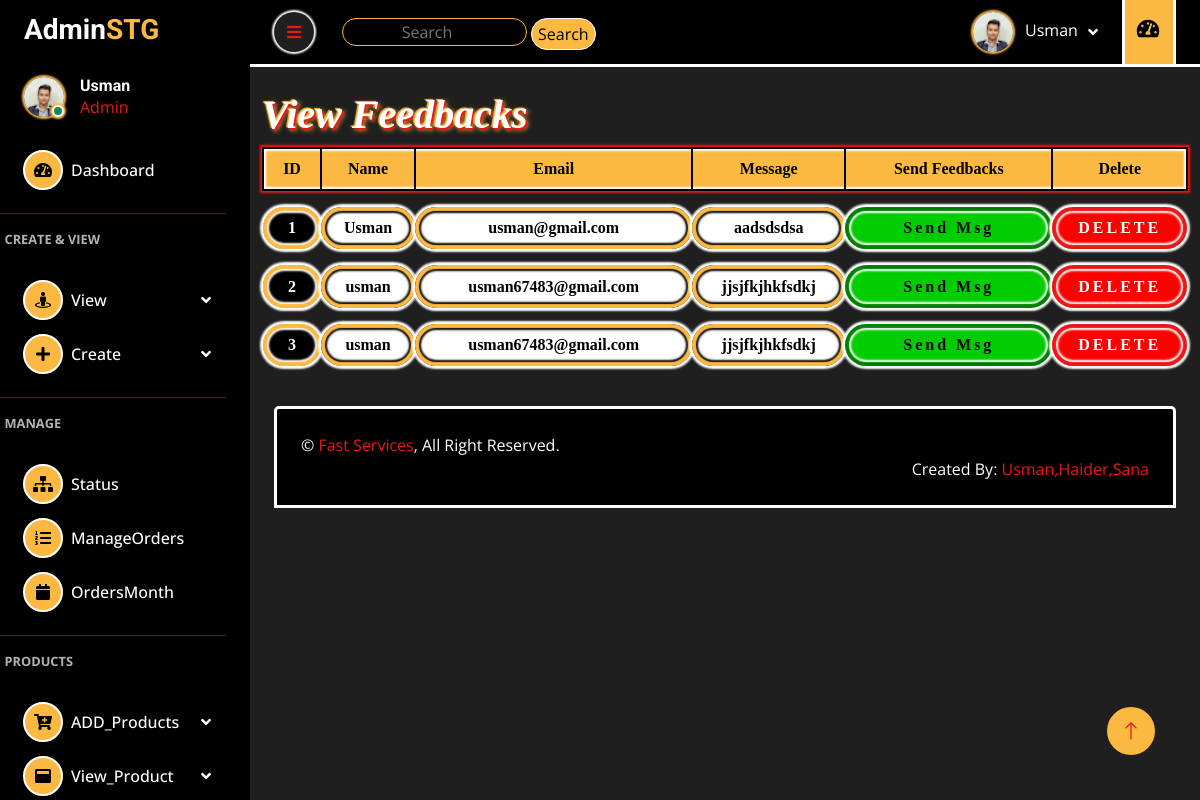
The page /admin/vfeed.php (signed in) on the database its author committed.
### tables this page shows
CREATE TABLE `feedback` (
  `id` int(255) NOT NULL,
  `name` varchar(255) NOT NULL,
  `email` varchar(255) NOT NULL,
  `message` varchar(255) NOT NULL
);

### admin/vfeed.php (the view, shortened to what this page needs)
<?php
include '../connection.php';
$query2='SELECT * FROM `feedback`';
$con2=mysqli_query($connect,$query2);
?>
<!DOCTYPE html>
<html lang="en">
<head>
<?php
echo '
    <link rel="preconnect" href="https://fonts.googleapis.com">
    <link rel="preconnect" href="https://fonts.gstatic.com" crossorigin>
    <link href="https://fonts.googleapis.com/css2?family=Open+Sans:wght@400;600&family=Roboto:wght@500;700&display=swap" rel="stylesheet">
    <link href="https://cdnjs.cloudflare.com/ajax/libs/font-awesome/5.10.0/css/all.min.css" rel="stylesheet">
    <link href="https://cdn.jsdelivr.net/npm/bootstrap-icons@1.4.1/font/bootstrap-icons.css" rel="stylesheet">
    <link href="lib/owlcarousel/assets/owl.carousel.min.css" rel="stylesheet">
    <link href="lib/tempusdominus/css/tempusdominus-bootstrap-4.min.css" rel="stylesheet" />
    <link href="css/bootstrap.min.css" rel="stylesheet">
    <link href="css/style.css" rel="stylesheet">
    '
    ?>
</head>
<body>
    <div class="container-fluid position-relative d-flex p-0">
        <div class="sidebar pe-4 pb-3">
            <nav class="navbar">
                <a href="index.php" class="navbar-brand mx-4 mb-3">
                    <h3 class="h3"><span class="name">Admin</span>STG</h3>
                </a>
                <div class="d-flex align-items-center ms-4 mb-4">
                    <div class="position-relative">
                        <img class="rounded-circle" src="../image/<?php echo $_SESSION['aimage'] ?>" alt="" style="width: 40px; height: 40px;">
                        <div class="bg-success rounded-circle border border-2 border-white position-absolute end-0 bottom-0 p-1"></div>
                    </div>
                    <div class="ms-3">
                        <h6 class="mb-0"><?php echo $_SESSION['aname'] ?></h6>
                        <span>Admin</span>
                    </div>
                </div>
                <div class="navbar-nav w-100">
                    <a href="index.php" class="nav-item nav-link"><i class="fa fa-tachometer-alt me-2"></i>Dashboard</a>
                    <hr>
                   <span style="margin-left:2%;font-weight:bolder;opacity:70%; color:white;font-size:80%">CREATE & VIEW</span>
                   <br>
                    <div class="nav-item dropdown">
                        <a href="#" class="nav-link dropdown-toggle" data-bs-toggle="dropdown"><i class="fa fa-street-view me-2"></i>View</a>
                    </div>
                    <div class="nav-item dropdown">
                        <a href="#" class="nav-link dropdown-toggle" data-bs-toggle="dropdown"><i class="fa fa-plus me-2"></i>Create</a>
                    </div>
                    <hr>
                    <span style="margin-left:2%;font-weight:bolder;opacity:70%; color:white;font-size:80%">MANAGE</span>
                    <br>
                    <a href="status.php" class="nav-item nav-link"><i class="fa fa-sitemap me-2"></i>Status</a>
                    <a href="manage.php" class="nav-item nav-link"><i class="fa fa-list-ol me-2"></i>ManageOrders</a>
                    <a href="month.php" class="nav-item nav-link"><i class="fa fa-calendar me-2"></i>OrdersMonth</a>
                    <hr>
                    <span style="margin-left:2%;font-weight:bolder;opacity:70%; color:white;font-size:80%">PRODUCTS</span>
                    <br>
                    <div class="nav-item dropdown">
                        <a href="#" class="nav-link dropdown-toggle" data-bs-toggle="dropdown"><i class="fa fa-cart-plus me-2"></i>ADD_Products</a>
                    </div>
                    <div class="nav-item dropdown">
                        <a href="#" class="nav-link dropdown-toggle" data-bs-toggle="dropdown"><i class="fa fa-window-maximize me-2"></i>View_Product</a>
                    </div>
                </div>
            </nav>
        </div>
        <div class="content">
            <nav class="navbar n navbar-expand  sticky-top px-4 py-0">
                <a href="#" class="sidebar-toggler flex-shrink-0">
                    <i class="fa fa-bars"></i>
                </a>
                <form class="d-none d-md-flex ms-4" method="post">
                    <input class="form-contro border-0 m-1 aa1" type="search" name="search" placeholder="Search">
                    <input class="aa" type="submit" value="Search" name="submit">
                </form>
                <div class="navbar-nav align-items-center ms-auto me-4">
                    <div class="nav-item dropdown">
                        <a href="#" class="nav-link dropdown-toggle" data-bs-toggle="dropdown">
                            <img class="rounded-circle me-lg-2" src="../image/<?php echo $_SESSION['aimage'] ?>" alt="" style="width: 40px; height: 40px;">
                            <span class="d-none d-lg-inline-flex s"><?php echo $_SESSION['aname'] ?></span>
                        </a>
                    </div>
                </div>
                <a href="index.php" class="p22"><p class="p2 btn btn-lg btn-lg-square"><i class="fa fa-tachometer-alt"></i></p></a>
            </nav>
            <br>
<div class="container">
<h1 class="h11">View Feedbacks</h1>
    <div class="text-center">
    <table class="table" >
  <thead>
    <tr>
      <th>ID</th>
      <th>Name</th>
      <th>Email</th>
      <th>Message</th>
      <th>Send Feedbacks</th>
      <th>Delete</th>
    </tr>
  </thead>
<?php
while($row=mysqli_fetch_assoc($con2))
{
    echo "
    <tbody class='me-3'>
    <tr>
      <td class='ti'>".$row['id']."</td>
      <td class='ts'>".$row['name']."</td>
      <td class='ts'>".$row['email']."</td>
      <td class='ts'>".$row['message']."</td>
      <td class='tu'><a href='send.php? id=$row[id] & name=$row[name] & email=$row[email] & msg=$row[message]'>Send Msg</a></td>
      <td class='td'><a href='fdel.php? id=$row[id]'>DELETE</a></td>
    </tr>";
}
?>
</tbody>
</table>
    </div>
</div>
            <div class="container-fluid pt-4 px-4">
                <div class="bg-secondary rounded-top p-4">
                    <div class="row">
                        <div class="col-12 col-sm-6 text-center text-sm-start s">
                            &copy; <a href="index.php">Fast Services</a>, All Right Reserved.
                        </div>
                        <div class="col-12 col-sm-6 text-center text-sm-end s">
                            <br>Created By: <a href="#" target="_blank">Usman,Haider,Sana</a>
                        </div>
                    </div>
                </div>
            </div>
            <br>
        </div>
        <a href="#" class="btn btn-lg btn-lg-square back-to-top"><i class="bi bi-arrow-up"></i></a>
    </div>
</body>
</html>

### rows shown on the page
feedback: id "1", name "Usman", email "usman@gmail.com", message "aadsdsdsa"
feedback: id "2", name "usman", email "usman67483@gmail.com", message "jjsjfkjhkfsdkj"
feedback: id "3", name "usman", email "usman67483@gmail.com", message "jjsjfkjhkfsdkj"

### other values the page prints
$_SESSION['aname'] "Usman"
